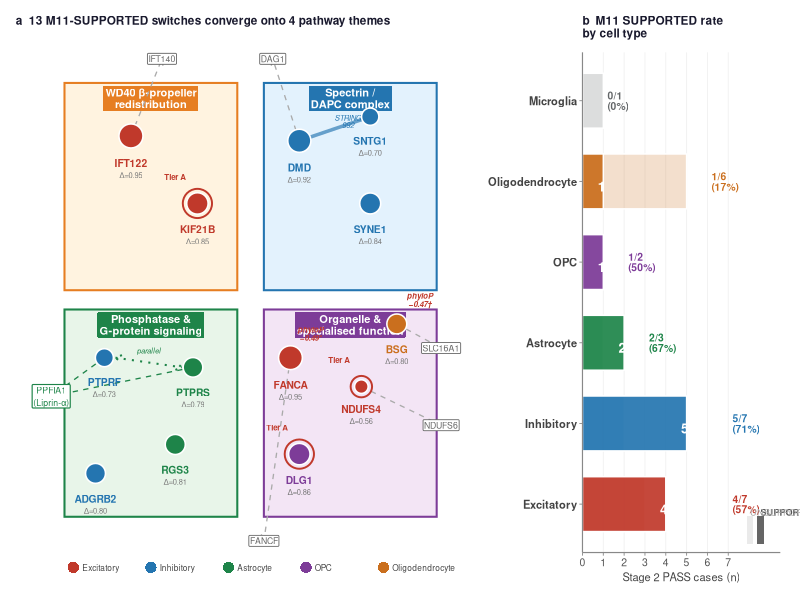
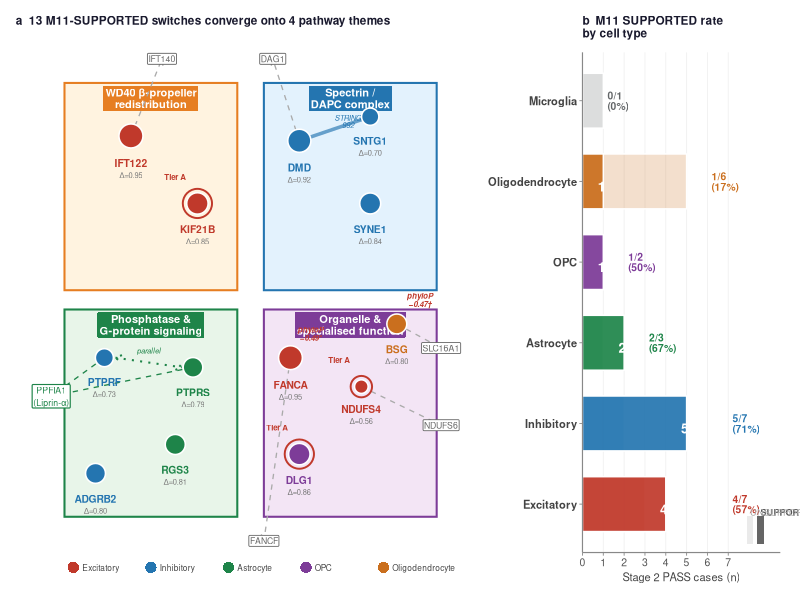

Here is the R script that generated these plots, in order:
#!/usr/bin/env Rscript
# Fig D: 13 SUPPORTED isoform switches converge onto 4 biological pathways
# Left: manual network (4 pathway clusters, gene nodes, STRING edges)
# Right: SUPPORTED rate by cell type (all 26 Stage2 cases)
# Nature Methods double-column (180 mm × 170 mm)

suppressPackageStartupMessages({
  library(ggplot2)
  library(dplyr)
  library(tibble)
  library(grid)
})

OUT_DIR <- tryCatch({
  args <- commandArgs(trailingOnly = FALSE)
  f <- sub("^--file=", "", args[grep("^--file=", args)])
  file.path(dirname(normalizePath(f, mustWork = FALSE)), "outputs")
}, error = function(e) "outputs")

# ─── Shared constants ─────────────────────────────────────────────────────────

CELL_COLS <- c(
  Excitatory      = "#C0392B",
  Inhibitory      = "#2475B0",
  OPC             = "#7D3C98",
  Astrocyte       = "#1E8449",
  Oligodendrocyte = "#CA6F1E",
  Microglia       = "#626567"
)
TIER_COLS <- c(A = "#C0392B", B = "#D35400")

CLUST_FILLS <- c(
  "1" = "#FFF3E0",   # WD40/motor — warm orange
  "2" = "#E3F2FD",   # Spectrin/DAPC — cool blue
  "3" = "#E8F5E9",   # Signaling/phosphatase — green
  "4" = "#F3E5F5"    # Organelle/specialized — purple
)
CLUST_BORDERS <- c("1"="#E67E22","2"="#2475B0","3"="#1E8449","4"="#7D3C98")
CLUST_TITLES <- c(
  "1" = "WD40 β-propeller\nredistribution",
  "2" = "Spectrin /\nDAPC complex",
  "3" = "Phosphatase &\nG-protein signaling",
  "4" = "Organelle &\nspecialised function"
)

# ═══════════════════════════════════════════════════════════════════════════════
# PANEL a — Network
# ═══════════════════════════════════════════════════════════════════════════════

# ── Gene nodes (manually placed in cluster quadrants) ─────────────────────────
# Cluster bounding boxes (xmin, xmax, ymin, ymax):
#   1 = top-left  [0.3, 4.2] × [5.2, 9.5]
#   2 = top-right [4.8, 8.7] × [5.2, 9.5]
#   3 = bot-left  [0.3, 4.2] × [0.5, 4.8]
#   4 = bot-right [4.8, 8.7] × [0.5, 4.8]

nodes <- tribble(
  ~gene,    ~cl, ~x,   ~y,    ~delta,  ~cell_type,        ~tier,
  # Cluster 1: WD40/motor (Excitatory)
  "IFT122", "1", 1.8,  8.4,   0.954, "Excitatory",       "B",
  "KIF21B", "1", 3.3,  7.0,   0.855, "Excitatory",       "A",
  # Cluster 2: Spectrin/DAPC (Inhibitory)
  "DMD",    "2", 5.6,  8.3,   0.919, "Inhibitory",       "B",
  "SNTG1",  "2", 7.2,  8.8,   0.702, "Inhibitory",       "B",
  "SYNE1",  "2", 7.2,  7.0,   0.839, "Inhibitory",       "B",
  # Cluster 3: Signaling (Inhibitory + Astrocyte)
  "PTPRF",  "3", 1.2,  3.8,   0.729, "Inhibitory",       "B",
  "PTPRS",  "3", 3.2,  3.6,   0.789, "Astrocyte",        "B",
  "RGS3",   "3", 2.8,  2.0,   0.806, "Astrocyte",        "B",
  "ADGRB2", "3", 1.0,  1.4,   0.800, "Inhibitory",       "B",
  # Cluster 4: Organelle/specialised (mixed)
  "FANCA",  "4", 5.4,  3.8,   0.946, "Excitatory",       "B",
  "NDUFS4", "4", 7.0,  3.2,   0.563, "Excitatory",       "A",
  "BSG",    "4", 7.8,  4.5,   0.800, "Oligodendrocyte",  "B",
  "DLG1",   "4", 5.6,  1.8,   0.857, "OPC",              "A"
) %>%
  mutate(
    cell_hex = CELL_COLS[cell_type],
    tier_hex = TIER_COLS[tier],
    node_r   = scales::rescale(abs(delta), to = c(3.5, 8.0), from = c(0.5, 1.0))
  )

# ── Edges ─────────────────────────────────────────────────────────────────────
# (1) Within-cluster STRING-confirmed
edges_str <- tribble(
  ~from,  ~to,     ~score, ~type,
  "DMD",  "SNTG1", 992,    "STRING"
)

# (2) Gene → external STRING top partner (dashed, outside cluster)
ext_partners <- tribble(
  ~gene,    ~partner,  ~x_ext, ~y_ext, ~score,
  "IFT122", "IFT140",   2.5,   10.0,   999,
  "DMD",    "DAG1",     5.0,   10.0,   999,
  "FANCA",  "FANCF",    4.8,    0.0,   999,
  "BSG",    "SLC16A1",  8.8,    4.0,   999,
  "NDUFS4", "NDUFS6",   8.8,    2.4,   999,
  "PTPRF",  "PPFIA1",   0.0,    3.0,   997,
  "PTPRS",  "PPFIA1",   0.0,    3.0,   985
) %>%
  left_join(select(nodes, gene, x, y), by = "gene")

# ── Cluster bounding boxes ────────────────────────────────────────────────────
clust_boxes <- tribble(
  ~cl,  ~xmin, ~xmax, ~ymin, ~ymax,
  "1",  0.30,  4.20,  5.20,  9.50,
  "2",  4.80,  8.70,  5.20,  9.50,
  "3",  0.30,  4.20,  0.50,  4.80,
  "4",  4.80,  8.70,  0.50,  4.80
) %>%
  mutate(
    fill   = CLUST_FILLS[cl],
    border = CLUST_BORDERS[cl],
    title  = CLUST_TITLES[cl],
    title_x = (xmin + xmax) / 2,
    title_y = ymax - 0.32
  )

# ── Build edge data frames ────────────────────────────────────────────────────
# STRING edges
make_edge <- function(from_g, to_g) {
  f <- nodes %>% filter(gene == from_g)
  t <- nodes %>% filter(gene == to_g)
  data.frame(x=f$x, y=f$y, xend=t$x, yend=t$y)
}

str_edge_df <- edges_str %>%
  rowwise() %>%
  mutate(x=nodes$x[nodes$gene==from], y=nodes$y[nodes$gene==from],
         xend=nodes$x[nodes$gene==to], yend=nodes$y[nodes$gene==to]) %>%
  ungroup()

# PTPRF — PTPRS parallel pathway arrow (within cluster 3)
ptprf <- nodes %>% filter(gene=="PTPRF")
ptprs <- nodes %>% filter(gene=="PTPRS")

# ── Build plot ────────────────────────────────────────────────────────────────

# PPFIA1 external node is shared by PTPRF and PTPRS
ppfia1_xy <- c(x=0.0, y=3.0)

p_net <- ggplot() +

  # ── Cluster background boxes ──────────────────────────────────────────────
  geom_rect(
    data = clust_boxes,
    aes(xmin=xmin, xmax=xmax, ymin=ymin, ymax=ymax, fill=I(fill)),
    color = NA, alpha = 1
  ) +
  geom_rect(
    data = clust_boxes,
    aes(xmin=xmin, xmax=xmax, ymin=ymin, ymax=ymax),
    fill  = NA, color = clust_boxes$border,
    linewidth = 0.7, linetype = "solid"
  ) +

  # ── Cluster titles ────────────────────────────────────────────────────────
  geom_label(
    data = clust_boxes,
    aes(x=title_x, y=title_y, label=title),
    fill  = clust_boxes$border, color = "white",
    size  = 2.8, fontface = "bold", lineheight = 0.88,
    label.padding = unit(0.15, "lines"),
    label.r = unit(0.08, "lines"), label.size = 0
  ) +

  # ── External partner edges (dashed, gray) ────────────────────────────────
  geom_segment(
    data = ext_partners %>% filter(partner != "PPFIA1"),
    aes(x=x, y=y, xend=x_ext, yend=y_ext),
    linetype="dashed", color="#AAAAAA", linewidth=0.45,
    arrow=arrow(length=unit(0.07,"inches"), type="open")
  ) +
  # PPFIA1 (shared by PTPRF and PTPRS)
  geom_segment(
    data = ext_partners %>% filter(partner == "PPFIA1"),
    aes(x=x, y=y, xend=x_ext, yend=y_ext),
    linetype="dashed", color="#1E8449", linewidth=0.45,
    arrow=arrow(length=unit(0.07,"inches"), type="open")
  ) +

  # ── External partner node labels ─────────────────────────────────────────
  geom_label(
    data = ext_partners %>% distinct(partner, x_ext, y_ext) %>%
           filter(partner != "PPFIA1"),
    aes(x=x_ext, y=y_ext, label=partner),
    size=2.2, color="#666666", fill="white",
    label.padding=unit(0.1,"lines"), label.r=unit(0.1,"lines"),
    label.size=0.3
  ) +
  # PPFIA1 shared label
  annotate("label", x=ppfia1_xy["x"], y=ppfia1_xy["y"],
           label="PPFIA1\n(Liprin-α)", size=2.2, color="#1E8449",
           fill="white", label.padding=unit(0.1,"lines"),
           label.r=unit(0.1,"lines"), label.size=0.4) +

  # ── STRING-confirmed within-cluster edge ─────────────────────────────────
  geom_segment(
    data = str_edge_df,
    aes(x=x, y=y, xend=xend, yend=yend),
    color="#2475B0", linewidth=1.2, alpha=0.65
  ) +
  annotate("text",
           x = (str_edge_df$x + str_edge_df$xend)/2 + 0.3,
           y = (str_edge_df$y + str_edge_df$yend)/2 + 0.15,
           label="STRING\n992", size=1.9, color="#2475B0",
           fontface="italic", lineheight=0.85) +

  # ── PTPRF — PTPRS parallel arrow (within cluster 3) ──────────────────────
  annotate("segment",
           x=ptprf$x+0.25, y=ptprf$y, xend=ptprs$x-0.25, yend=ptprs$y,
           linetype="dotted", color="#1E8449", linewidth=0.7,
           arrow=arrow(length=unit(0.07,"inches"), ends="both", type="open")) +
  annotate("text",
           x=(ptprf$x+ptprs$x)/2, y=(ptprf$y+ptprs$y)/2+0.25,
           label="parallel", size=1.9, color="#1E8449", fontface="italic") +

  # ── Gene nodes ────────────────────────────────────────────────────────────
  geom_point(
    data = nodes,
    aes(x=x, y=y, size=I(node_r), fill=I(cell_hex)),
    shape=21, color="white", stroke=0.8
  ) +

  # ── Tier ring (Tier A only) ───────────────────────────────────────────────
  geom_point(
    data = nodes %>% filter(tier == "A"),
    aes(x=x, y=y, size=I(node_r + 2.5)),
    shape=21, fill=NA, color=TIER_COLS["A"], stroke=1.0
  ) +

  # ── Gene labels ───────────────────────────────────────────────────────────
  geom_text(
    data = nodes,
    aes(x=x, y=y-node_r*0.028-0.35, label=gene, color=I(cell_hex)),
    size=2.6, fontface="bold"
  ) +

  # ── DIFFUSE Δ sub-labels ──────────────────────────────────────────────────
  geom_text(
    data = nodes,
    aes(x=x, y=y-node_r*0.028-0.60,
        label=sprintf("Δ=%.2f", delta)),
    size=1.9, color="#777777"
  ) +

  # ── Special markers ───────────────────────────────────────────────────────
  # FANCA: accelerated evolution
  annotate("text",
           x = nodes$x[nodes$gene=="FANCA"] + 0.45,
           y = nodes$y[nodes$gene=="FANCA"] + 0.5,
           label = "phyloP\n−0.49*",
           size=2.0, color="#C0392B", fontface="bold.italic", lineheight=0.85) +
  # BSG: accelerated evolution
  annotate("text",
           x = nodes$x[nodes$gene=="BSG"] + 0.52,
           y = nodes$y[nodes$gene=="BSG"] + 0.5,
           label = "phyloP\n−0.47†",
           size=2.0, color="#C0392B", fontface="bold.italic", lineheight=0.85) +
  # KIF21B: Tier A label
  annotate("text",
           x = nodes$x[nodes$gene=="KIF21B"] - 0.5,
           y = nodes$y[nodes$gene=="KIF21B"] + 0.55,
           label = "Tier A", size=2.0, color=TIER_COLS["A"], fontface="bold") +
  # NDUFS4: Tier A
  annotate("text",
           x = nodes$x[nodes$gene=="NDUFS4"] - 0.5,
           y = nodes$y[nodes$gene=="NDUFS4"] + 0.55,
           label = "Tier A", size=2.0, color=TIER_COLS["A"], fontface="bold") +
  # DLG1: Tier A
  annotate("text",
           x = nodes$x[nodes$gene=="DLG1"] - 0.5,
           y = nodes$y[nodes$gene=="DLG1"] + 0.55,
           label = "Tier A", size=2.0, color=TIER_COLS["A"], fontface="bold") +

  # ── Cell-type legend (bottom) ─────────────────────────────────────────────
  {
    ct_shown <- c("Excitatory","Inhibitory","Astrocyte","OPC","Oligodendrocyte")
    ct_x <- seq(0.5, 7.5, length.out=length(ct_shown))
    ct_y <- rep(-0.55, length(ct_shown))
    list(
      annotate("point", x=ct_x, y=ct_y,
               size=3.5, color=CELL_COLS[ct_shown], shape=16),
      annotate("text",  x=ct_x+0.2, y=ct_y,
               label=ct_shown, hjust=0, size=2.1, color="#444444")
    )
  } +

  # ── Axes & theme ─────────────────────────────────────────────────────────
  scale_x_continuous(limits=c(-0.8, 9.5), expand=c(0,0)) +
  scale_y_continuous(limits=c(-0.9, 10.4), expand=c(0,0)) +
  coord_cartesian(clip="off") +
  labs(title="a  13 M11-SUPPORTED switches converge onto 4 pathway themes") +
  theme_void(base_size=9) +
  theme(
    plot.background = element_rect(fill="white", color=NA),
    plot.title      = element_text(size=8.5, face="bold", color="#1A1A2E",
                                   margin=margin(b=3, unit="mm")),
    plot.margin     = margin(4, 2, 4, 4, "mm")
  )

# ═══════════════════════════════════════════════════════════════════════════════
# PANEL b — SUPPORTED rate by cell type (all 26 Stage2 cases)
# ═══════════════════════════════════════════════════════════════════════════════

ct_data <- tribble(
  ~cell_type,         ~n_total, ~n_supp,
  "Excitatory",       7,        4,
  "Inhibitory",       7,        5,
  "Oligodendrocyte",  6,        1,
  "Astrocyte",        3,        2,
  "OPC",              2,        1,
  "Microglia",        1,        0
) %>%
  mutate(
    n_unsupp   = n_total - n_supp,
    pct_supp   = n_supp / n_total,
    cell_type  = factor(cell_type,
                        levels=c("Excitatory","Inhibitory","Astrocyte",
                                 "OPC","Oligodendrocyte","Microglia")),
    cell_hex   = CELL_COLS[as.character(cell_type)]
  )

ct_long <- bind_rows(
  ct_data %>% mutate(verdict="SUPPORTED",   n=n_supp),
  ct_data %>% mutate(verdict="UNSUPPORTED", n=n_unsupp)
) %>%
  mutate(verdict=factor(verdict, levels=c("UNSUPPORTED","SUPPORTED")))

p_ct <- ggplot(ct_long, aes(x=cell_type, y=n)) +

  # ── Bars ────────────────────────────────────────────────────────────────
  geom_col(
    data = ct_long %>% filter(verdict=="UNSUPPORTED"),
    aes(fill=I(cell_hex)), alpha=0.22, width=0.68, color="white"
  ) +
  geom_col(
    data = ct_long %>% filter(verdict=="SUPPORTED"),
    aes(fill=I(cell_hex)), alpha=0.92, width=0.68, color="white"
  ) +

  # ── Count label inside bar ───────────────────────────────────────────────
  geom_text(
    data = ct_long %>% filter(verdict=="SUPPORTED" & n>0),
    aes(y=n-0.08, label=n, color=I("white")),
    vjust=1, size=3.5, fontface="bold"
  ) +

  # ── Combined n/total (% rate) label outside bar ───────────────────────
  geom_text(
    data = ct_data,
    aes(y = n_total + 0.20,
        label = sprintf("%d/%d\n(%d%%)", n_supp, n_total, round(pct_supp*100)),
        color = I(cell_hex)),
    hjust = 0, vjust = 0.5, size = 2.6, fontface = "bold", lineheight = 0.85
  ) +

  # ── Legend ──────────────────────────────────────────────────────────────
  annotate("rect", xmin=0.5, xmax=0.85, ymin=8.4, ymax=8.7,
           fill="#555555", alpha=0.90) +
  annotate("text", x=0.90, y=8.55, label="SUPPORTED",
           hjust=0, size=2.3, color="#555555", fontface="bold") +
  annotate("rect", xmin=0.5, xmax=0.85, ymin=7.9, ymax=8.2,
           fill="#CCCCCC", alpha=0.40) +
  annotate("text", x=0.90, y=8.05, label="UNSUPPORTED",
           hjust=0, size=2.3, color="#AAAAAA") +

  scale_y_continuous(limits=c(0, 9.5), expand=c(0,0),
                     breaks=0:7, name="Stage 2 PASS cases (n)") +
  scale_x_discrete(name=NULL) +
  coord_flip(clip="off") +
  labs(title="b  M11 SUPPORTED rate\nby cell type") +
  theme_classic(base_size=9) +
  theme(
    plot.background  = element_rect(fill="white", color=NA),
    panel.background = element_rect(fill="white"),
    panel.grid.major.x = element_line(color="#F0F0F0", linewidth=0.3),
    axis.text.y = element_text(size=8, color="#444444", face="bold"),
    axis.text.x = element_text(size=7.5, color="#555555"),
    axis.title.x= element_text(size=8, color="#444444"),
    axis.line   = element_line(color="#888888", linewidth=0.4),
    axis.ticks  = element_line(color="#888888", linewidth=0.3),
    plot.title  = element_text(size=8.5, face="bold", color="#1A1A2E",
                               margin=margin(b=3, unit="mm")),
    plot.margin = margin(4, 5, 4, 2, "mm")
  )

# ═══════════════════════════════════════════════════════════════════════════════
# Combine and save
# ═══════════════════════════════════════════════════════════════════════════════

fig_w <- 7.09   # 180 mm
fig_h <- 6.69   # 170 mm

pdf_out <- file.path(OUT_DIR, "figD_network.pdf")
png_out <- file.path(OUT_DIR, "figD_network.png")

save_fig <- function(device_fn, ...) {
  device_fn(...)
  grid.newpage()
  print(p_net, vp=viewport(x=0.00, y=0, width=0.60, height=1.0,
                            just=c("left","bottom")))
  print(p_ct,  vp=viewport(x=0.60, y=0, width=0.40, height=1.0,
                            just=c("left","bottom")))
  dev.off()
}

tryCatch(
  save_fig(cairo_pdf, pdf_out, width=fig_w, height=fig_h),
  error=function(e) save_fig(pdf, pdf_out, width=fig_w, height=fig_h,
                              useDingbats=FALSE)
)
cat(sprintf("Saved PDF: %s\n", pdf_out))

save_fig(png, png_out,
         width=round(fig_w*300), height=round(fig_h*300), res=300, bg="white")
cat(sprintf("Saved PNG: %s\n", png_out))
